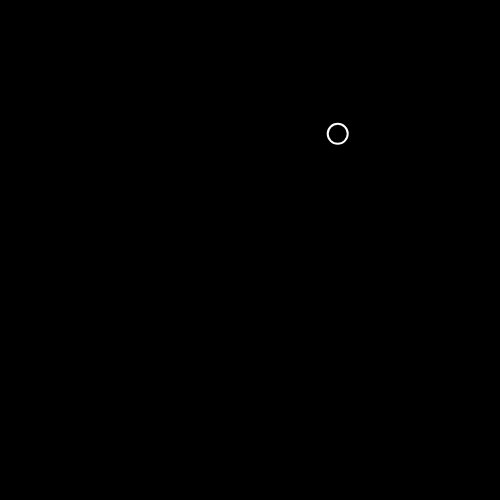
Frame 1 (no input)
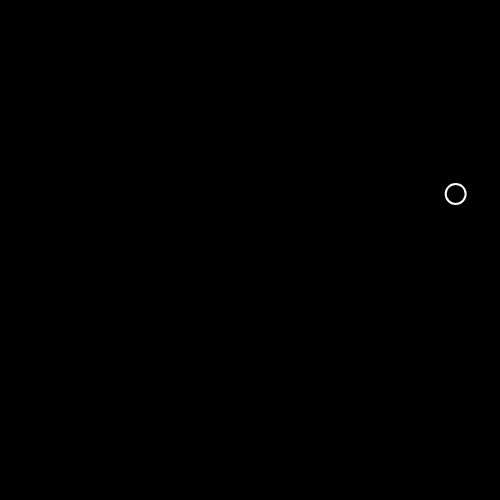
Frame 60 (no input)
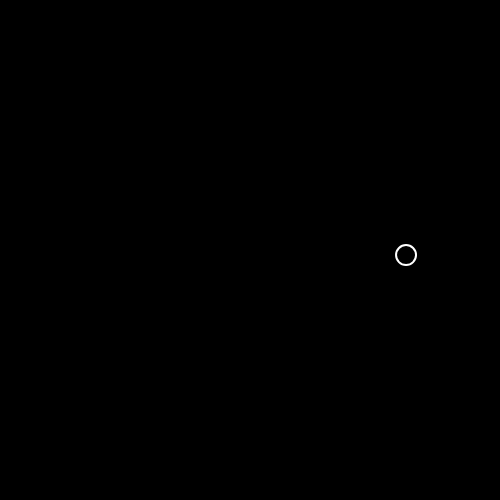
Frame 120 (the mouse pressed at the canvas centre since frame 60)

The p5.js sketch that drew these frames (run headless with seeded random() and noise() and a simulated clock; from frame 60 on, the mouse is pressed at the canvas centre):

// p5.js sketch
// ── sketch.js
let p1;

function setup() {
  createCanvas(500,500);
  p1 = new Particle(random(50,width-50), random(50,height-50));
}

function draw() {
  background(0);

  p1.update();
  p1.display();
  p1.checkEdges();
}

class Particle {
  constructor(startX, startY) {
    this.x = startX;
    this.y = startY;
    this.r = 10;

    this.xVel = random(0.5,2.5);
    this.yVel = random(0.5,2,5);
  }

  update() {
    this.x = this.x + this.xVel;
    this.y = this.y + this.yVel;
  }

  display() {
    stroke(255);
    strokeWeight(2);
    noFill();
    ellipse(this.x, this.y, this.r*2, this.r*2);
  }

  checkEdges() {
    if (this.x > (width-this.r)) {
      this.xVel *=-1;
      this.x = width-this.r;
    } else if (this.x < (0+this.r)) {
      this.xVel *= -1;
      this.x = 0+this.r;
    }

    if (this.y > (height-this.r)) {
      this.yVel *= -1;
      this.y = height-this.r;
    } else if (this.y < (0+this.r)) {
      this.yVel *= -1;
      this.y = 0+this.r;
    }
  }
}
